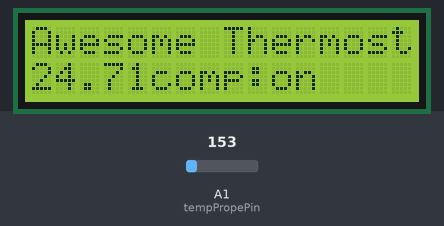
The sketch below on a simulated Arduino Uno, built with avr-gcc and run on an emulated ATmega328P. On the bench: 16×2 character LCD. The inputs (shaded band) are chosen by the test bench; at power-on: A1 (tempPropePin) = 153.

Above: at 1.2 s.
1.3 s: A1 (tempPropePin) set to 126
At 3.4 s:
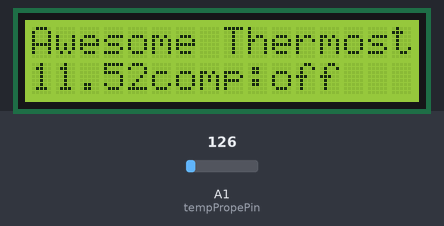
4.0 s: A1 (tempPropePin) set to 165
At 5.0 s:
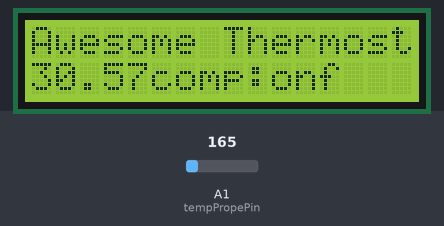
6.7 s: A1 (tempPropePin) set to 175
At 9.4 s:
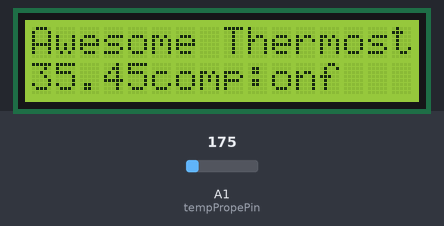
Timing chart, 0 to 10.9 s (numbered marks = the images above; inputs shaded):
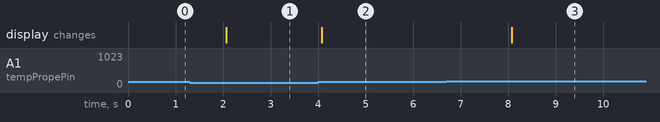

The sketch:

thermostat.ino
```cpp
// include the library code:
#include <LiquidCrystal.h>
#define compRelayPin 2 //this is pin D2 on the board
#define tempPropePin 1 //this is pin A1 on the board
float temp = 0.0;
float compOffTemp = 19.0;
float compOnTemp = 24.0;


// initialize the library with the numbers of the interface pins
//LiquidCrystal lcd(12, 11, 5, 4, 3, 2);
LiquidCrystal lcd(8, 9, 4, 5, 6, 7);
void setup() {
  // set up the LCD's number of columns and rows:
  lcd.begin(16, 2);
  // Print a message to the LCD.
  lcd.print("Awesome Thermostat!");
}

void loop() {
  // set the cursor to column 0, line 1
  // (note: line 1 is the second row, since counting begins with 0):
  lcd.setCursor(0, 1);
  temp = analogRead(tempPropePin)*5/1024.0;
  temp = temp - 0.5;
  temp = temp / 0.01;
  lcd.print(temp);
  lcd.setCursor (5,1);//shift lcd cursor 5 spaces to print compressor state
  //if the temp is below set temp turn off compressor
  if(temp < compOffTemp){
    digitalWrite(compRelayPin, LOW);
    lcd.print("comp:off");
  }
  //if the temp is too high turn on the compressor
  else if(temp > compOnTemp){
    digitalWrite(compRelayPin, HIGH);
    lcd.print("comp:on");
  }
  delay(2000); //sleep for 2 secods
  // print the number of seconds since reset:
  //lcd.print(millis() / 1000);
}
```

Measured:
- the behaviour switches between 142 and 141 on A1 (tempPropePin) (found by bisection; images 0 and 1)
- after the input at 1.3 s, the display: changes after 0.77 s (image 1)
- after the input at 4.0 s, the display: changes after 0.07 s (image 2)
- after the input at 6.7 s, the display: changes after 1.4 s (image 3)
